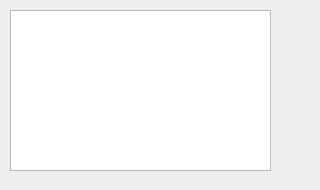
<?xml version="1.0" encoding="UTF-8"?>
<ui version="4.0">
 <class>QFormDoc</class>
 <widget class="QWidget" name="QFormDoc">
  <property name="geometry">
   <rect>
    <x>0</x>
    <y>0</y>
    <width>320</width>
    <height>190</height>
   </rect>
  </property>
  <property name="font">
   <font>
    <pointsize>10</pointsize>
   </font>
  </property>
  <property name="windowTitle">
   <string>new document</string>
  </property>
  <widget class="QPlainTextEdit" name="plainTextEdit">
   <property name="geometry">
    <rect>
     <x>10</x>
     <y>10</y>
     <width>261</width>
     <height>161</height>
    </rect>
   </property>
   <property name="font">
    <font>
     <family>宋体</family>
    </font>
   </property>
  </widget>
 </widget>
 <resources/>
 <connections/>
</ui>
